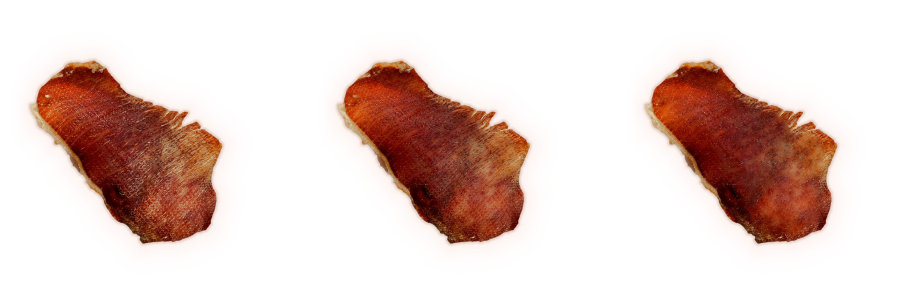
#> input picture assets/pork-jerky-retextured/_piece1-lines-comparison.jpg, 1830 x 600 px, given in place of 7.jpg, which was not available (shown at 1/2 size)
$ python pool.py
#> lines starting #> are read from the running program, lines starting #| are printed output that depends on the picture; after the words box and inside, x2 and y2 are one past the last pixel; in counts of white or black regions, pixels touching at a corner belong together
### assets/pork-jerky-retextured/seg.py
import sys, numpy as np
from PIL import Image
from scipy import ndimage as ndi
def segment(path):
    a=np.asarray(Image.open(path).convert('RGB')).astype(np.float32)
    R,G,B=a[...,0],a[...,1],a[...,2]
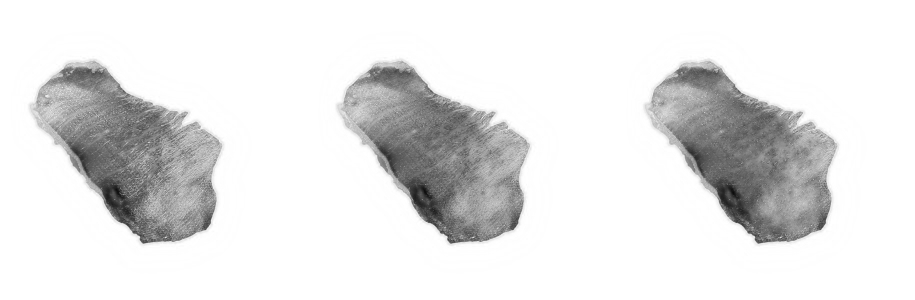
#> R: shape (600, 1830) float32 (shown at 1/2 size); min 10, max 255, mean 228.4
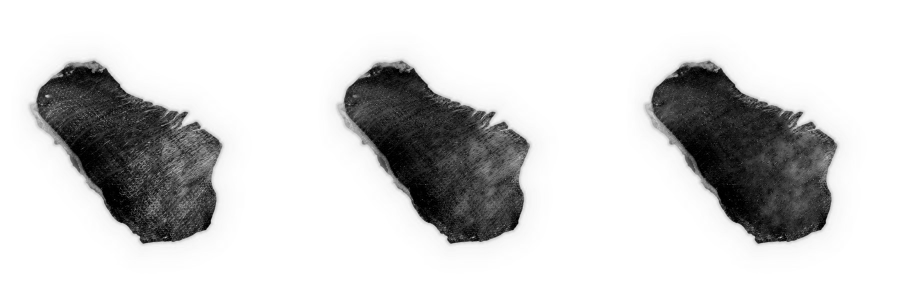
#> G: shape (600, 1830) float32 (shown at 1/2 size); min 0, max 255, mean 208.9
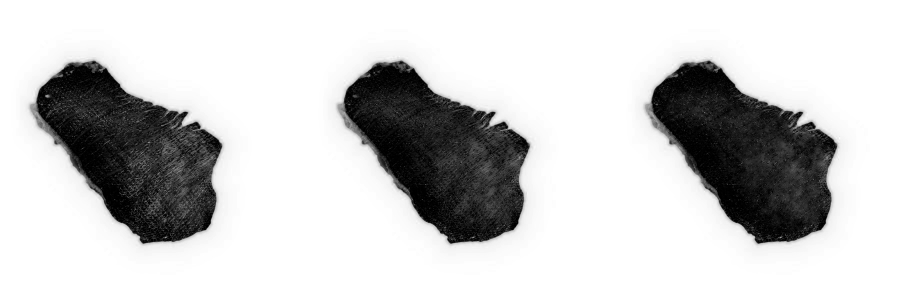
#> B: shape (600, 1830) float32 (shown at 1/2 size); min 0, max 255, mean 203.4
    mask=((R-B)>9)&((R-G)>12)
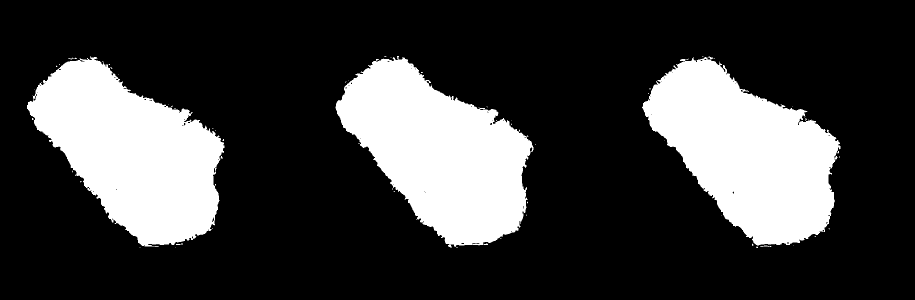
#> mask: shape (600, 1830) bool (shown at 1/2 size); 23.9% white; 65 white regions (59 under 20 px), largest, box (x1, y1, x2, y2) and area: (671, 112, 1067, 496) 87629, (1284, 113, 1681, 491) 87412, (54, 113, 449, 494) 87357, (1521, 491, 1539, 494) 30, (137, 115, 154, 119) 28, (352, 487, 366, 490) 26
    mask=ndi.binary_opening(mask,iterations=2)
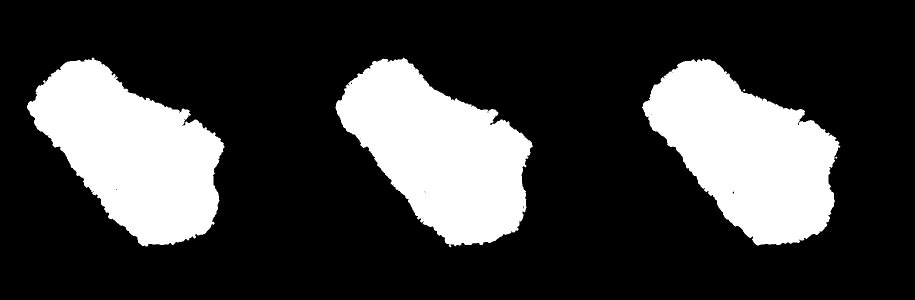
#> mask: shape (600, 1830) bool (shown at 1/2 size); 23.7% white; 5 white regions (2 under 20 px), largest, box (x1, y1, x2, y2) and area: (671, 115, 1066, 495) 87012, (1284, 117, 1681, 491) 86707, (54, 115, 449, 493) 86643
    mask=ndi.binary_closing(mask,iterations=3)
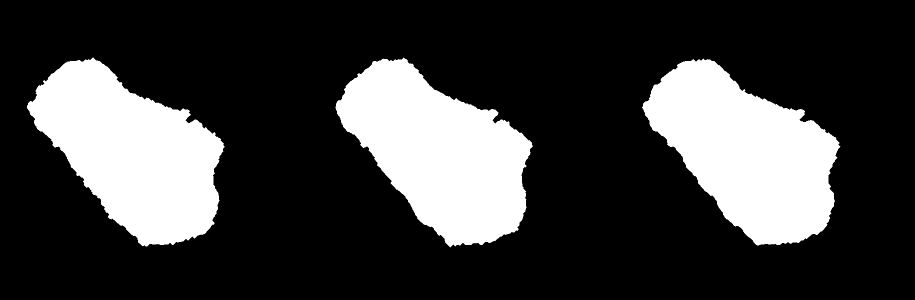
#> mask: shape (600, 1830) bool (shown at 1/2 size); 23.8% white; 3 white regions, box (x1, y1, x2, y2) and area: (671, 115, 1066, 495) 87291, (1284, 117, 1681, 491) 86993, (54, 115, 449, 493) 86896
    # fill only small holes (keep real holes in the meat)
    holes=ndi.binary_fill_holes(mask)&~mask
#> holes: shape (600, 1830) bool; every value is 0
    hl,hn=ndi.label(holes)
#> hl: shape (600, 1830) int32; every value is 0
#> hn = 0
    if hn:
        hs=ndi.sum(holes,hl,range(1,hn+1))
        small=np.isin(hl,np.where(hs<4000)[0]+1)
        mask|=small
    return a,mask
# [8 lines that do not run on import are left out]

### assets/pork-jerky-retextured/pool.py
import numpy as np, glob, os
from PIL import Image, ImageFilter
from scipy import ndimage as ndi
from seg import segment
I='/tmp/claude-0/-home-user-yays/eaa79dd2-13a7-5736-b283-2a924eb0d92f/images/'
def save(a,m,name):
    m=ndi.binary_erosion(m,iterations=2)
    ys,xs=np.where(m); p=20
    y0,y1,x0,x1=max(ys.min()-p,0),ys.max()+p,max(xs.min()-p,0),xs.max()+p
    al=Image.fromarray((m[y0:y1,x0:x1]*255).astype(np.uint8)).filter(ImageFilter.GaussianBlur(1.3))
    im=Image.fromarray(a[y0:y1,x0:x1].astype(np.uint8)).convert('RGBA'); im.putalpha(al); im.save(f'pool/{name}.png'); print(name,im.size)
# hi-res single pieces: component at center
for n in (7,8,9,10):
    a,mask=segment(f'{I}{n}.jpg'); lab,_=ndi.label(mask)
#> after `lab, _ = ndi.label(mask)`:
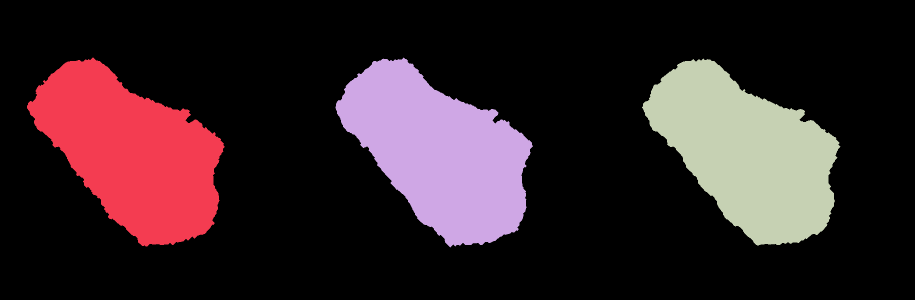
#> lab: shape (600, 1830) int32 (shown at 1/2 size); 4 distinct labels, from 0 to 3; one colour per label, 0 black
#> (the run stopped early here; a loop or call above may not have finished)
